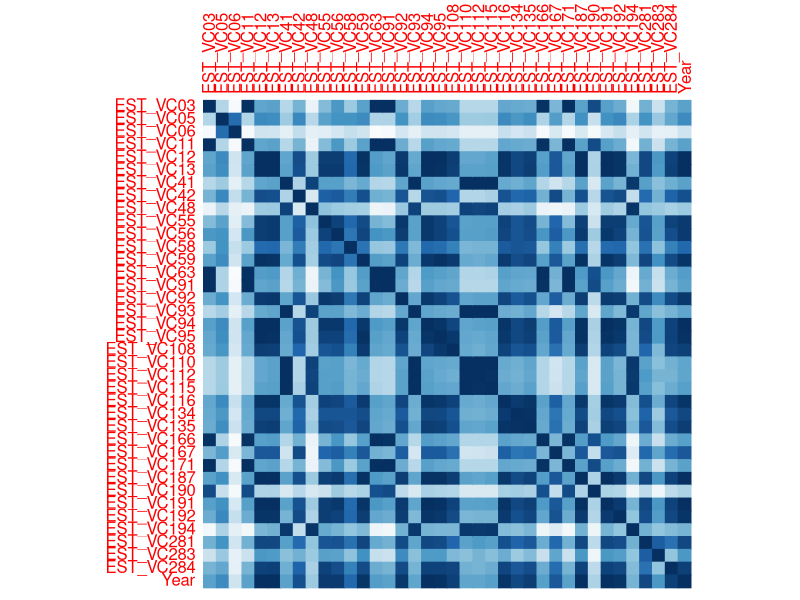
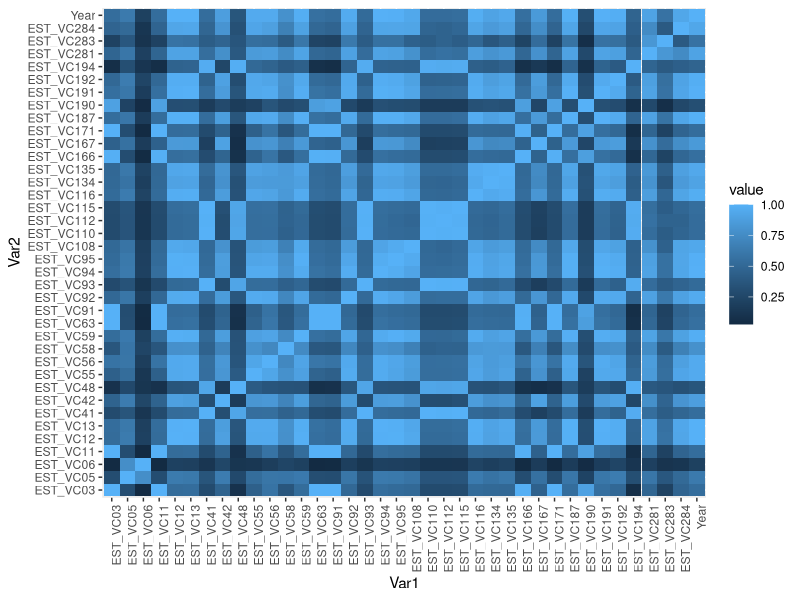

The R script that drew these images, in order:
library(corrplot)
library(ggplot2)
library(reshape2)
data=read.csv('acs.csv')
numdata=data
numdata$X=NULL
numdata$GEO.id=NULL
numdata$GEO.id2=NULL
numdata$GEO.display.label=NULL

corrplot(abs(cor(numdata)),method='color',cl.pos = 'n')

qplot(x=Var1, y=Var2, data=melt(abs(cor(numdata))), fill=value, geom="tile")+theme(axis.text.x = element_text(angle = 90, hjust = 1))
